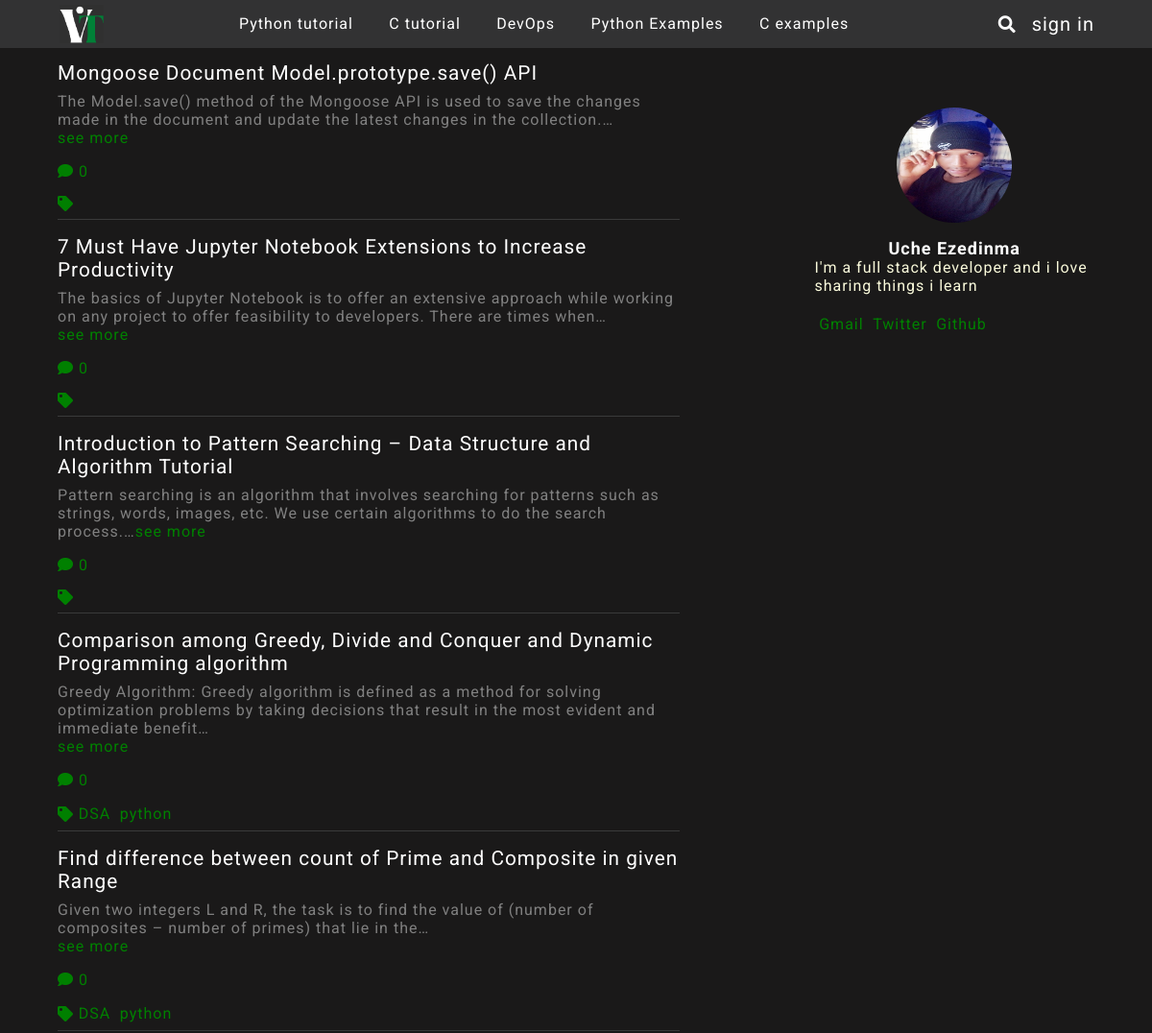
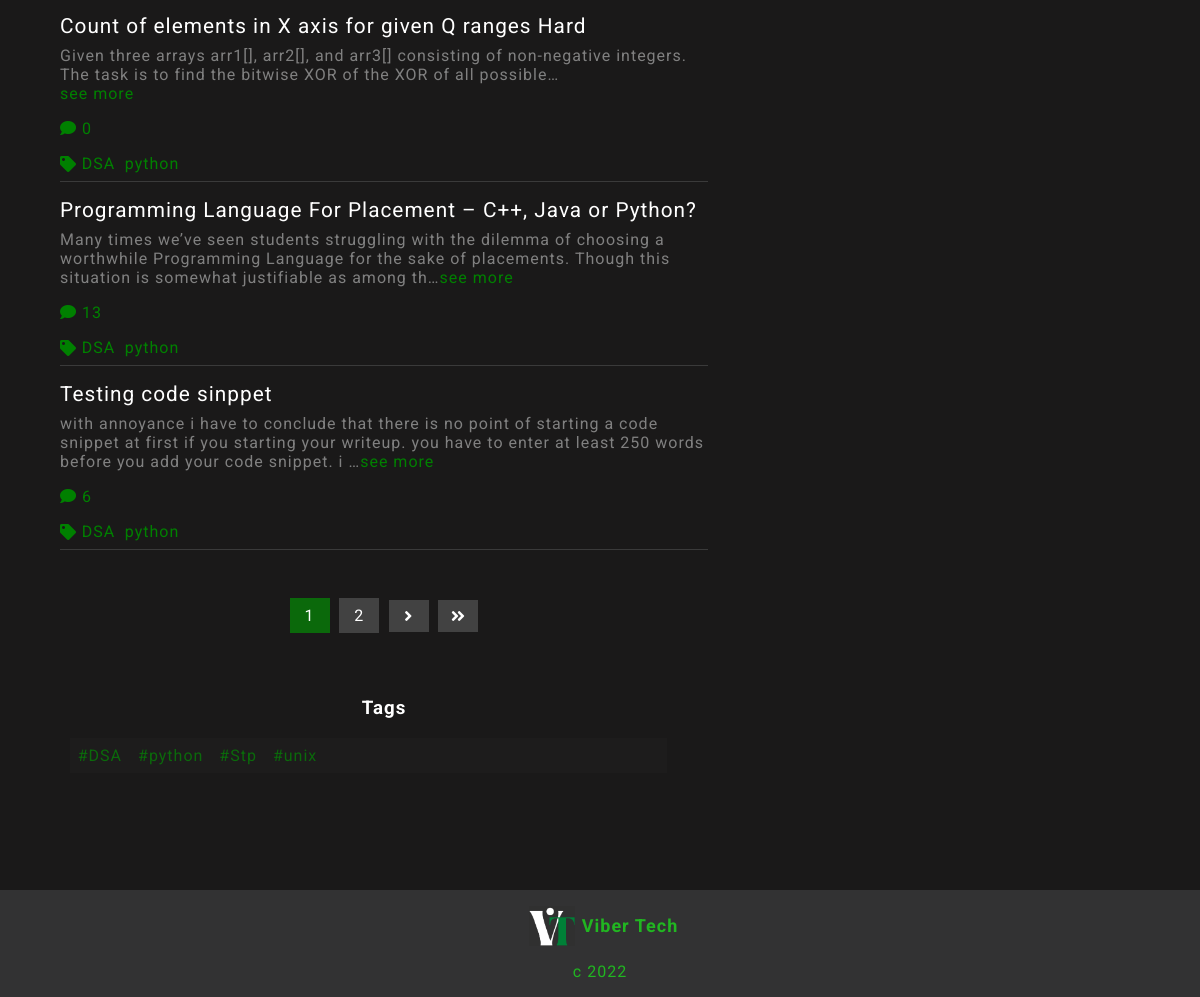
The page / on the database its author committed (2 pictures, top to bottom).
### blog/models.py (models this page shows, shortened)
class Section(models.Model):
    name = models.CharField(max_length=255)
    slug = AutoSlugField(populate_from= 'name',  unique=True, null=True)

class Post(models.Model):
    title = models.CharField(max_length = 500)
    body = RichTextUploadingField()
    author = models.ForeignKey(User, on_delete = models.CASCADE)
    likes = models.ManyToManyField(User, default=None,  related_name="like")
    updated = models.DateTimeField(auto_now = True)
    image = models.ImageField(upload_to = "media/img")
    created = models.DateTimeField(auto_now_add = True)
    status = models.IntegerField(choices=STATUS, default=0)
    category = models.ForeignKey(Section, on_delete=models.CASCADE, blank=True, null=True)
    recommend = models.BooleanField(default=False)
    tags = TaggableManager()
    def num_comments(self):
        return self.comment_set.all().count()
    def like(self, user):
        if user in self.likes.all():
          self.likes.remove(user)
        else:
          self.likes.add(user)
        self.save

### blog/views.py (the view)
# urls.py: path("", HomePage, name='home'),
def HomePage(request):
    posts = Post.objects.all()
    recommended = Post.objects.filter(recommend=True)
    all_tags = Tag.objects.all()
    paginator = Paginator(posts, 8)
    page = request.GET.get('page')
    posts = paginator.get_page(page)
    return render(request, "post/home.html", {'posts':posts, 'recommended':recommended, 'all_tags':all_tags})

### blog/templatetags/cat_menu.py (called while the page is built)
@register.simple_tag
def get_cats():
        return Section.objects.all()

@register.simple_tag
def get_3cats():
        return Section.objects.all()[:3]

### blog/templates/post/home.html (shortened to what this page needs)
{% extends 'base.html' %}
{% load socialaccount %}
{% load static %}
{% block content %}
<div class="posts-about">
	<div class="container">
	<div class="posts">
		{% for post in posts %}
		<div class="post-container">
			<div class="post-title"><a href="{% url 'content' post.id %}">{{post.title}}</a></div>
			<div class="post-body">{{post.body|safe|truncatechars:200}}<span class="color-green"><a href="{% url 'content' post.id %}">see more</a></span></div>
			<div class='action-btns'>
				<i class='fas'>&#xf075;</i> <span>{{post.num_comments}}</span>
			</div>
			<div class='tags'>
				<i class="fas fa-tag"></i>
				<div class="tag-names">
				{% for tag in post.tags.all %}
				<a href="{% url 'tagged' tag.slug %}">{{tag.name}}</a>
				{% endfor %}
			        </div>
			</div>
		</div>
		{% endfor %}
                {% if posts.has_next %}
		<div class="paginator">
			{% for num in posts.paginator.page_range %}
			{% if posts.number == num %}
			<div class="c-num"><a href="">{{num}}</a></div>
			{% elif num > posts.number|add:'-3' and num < posts.number|add:'3' %}
			<div class="num"><a href="?page={{num}}">{{num}}</a></div>
			{% endif %}
			{% endfor %}
			{% if posts.has_next %}
			<div class="num"><a href="?page={{posts.next_page_number}}"><i class='fas fa-angle-right'></i></a></div>
			<div class="num"><a href="?page={{posts.paginator.num_pages}}"><i class='fas fa-angle-double-right'></i></a></div>
			{% endif %}
		</div>
		{% endif %}
		<div class="all-tags">
			<h3>Tags</h3>
		<div class="tag-container">
			{% for tag in all_tags %}
			<a href="{% url 'tagged' tag.slug %}">#{{tag.name}}</a>
			{% endfor %}
		</div>
		</div>
	</div>
	<div class="author-rcm">
		<div class="about-author">
			<img src="{% static '/img/vix.jpeg' %}">
			<div class="author">
				<p class="author-name">Uche Ezedinma</p>
				<p>I'm a full stack developer and i love sharing things i learn</p>
				<div class="social">
					<a href="">Gmail</a>
					<a href="">Twitter</a>
					<a href="">Github</a>
				</div>
			</div>
		</div>
	</div>
</div>
</div>
{% endblock content %}

### blog/templates/base.html (shortened to what this page needs)
{% load static %}
{% load socialaccount %}
{% load cat_menu %}
{% get_cats as categories %}
{% get_3cats as three_categories %}
<!DOCTYPE html>
<html>
<head>
	<link rel="stylesheet" href="{% static 'css/style.css' %}">
	<link rel="stylesheet" href="https://use.fontawesome.com/releases/v5.5.0/css/all.css"
>
	<link rel="stylesheet"
		href="https://maxst.icons8.com/vue-static/landings/line-awesome/line-awesome/1.3.0/css/line-awesome.min.css">
</head>
<body>
	<header>
		<div class="container">
			<div class="head-menu">
				<div class="head-icon">
					<a href="{% url 'home' %}"><img src="{% static '/img/Tc.png' %}"></a>
				</div>
				<div class="big-screen-nav">
					{% for cat in categories %}
					<a href="{% url 'section' cat.slug %}">{{cat.name}}</a>
					{% endfor %}
				</div>
				<div class="search-icon">
					<i class="fa fa-search search-btn" > </i>
                                        <div class="dsign">
					{% if user.is_authenticated %}
					<a href="{% url 'logout' %}"><span class="logout-btn">sign out</span></a>
					{% else %}
					<a><span class="login-btn">sign in</span></a>
					{% endif %}
				        </div>
				</div>
			</div>
		</div>
	</header>
	{% block content %}
	{% endblock %}
	<footer>
		<div class="footer-logo">
			<img src="{% static '/img/Tc.png' %}">
			<h2>Viber Tech</h2>
		</div>
		<p>c {% now "Y" %}</p>
	</footer>
</body>
</html>

### static/css/style.css (style rules this page uses)
body { background: rgb(26, 25, 25); color: #fff; position: relative; min-height: 100%; font-family: 'Roboto', sans-serif; letter-spacing: 1px; }
.container { width: 90%; }
* { padding: 0; margin: 0; }
header { width: 100%; display: flex; justify-content: center; align-items: center; position: fixed; background: #323233; top: 0; left: 0; z-index: 1; }
.head-menu { width: 100%; padding: 0.3em 0; display: flex; justify-content: space-between; align-items: center; margin: auto }
.big-screen-nav { display: flex; justify-content: space-between; align-items: center; width: 60%; }
.big-screen-nav a { color: #fff; margin-right: 0.8em; text-decoration: none; font-size: 1em; }
.head-icon { width: 15%; text-align: left; }
.head-icon img { width: 50px; height: 100%; object-fit: contain; }
.head-icon a { display: block; justify-content: flex-start; align-items: flex-start; float: left; width: 100%; height: 40px; color: rgb(33, 182, 33); text-decoration: none; }
.search-icon { display: flex; justify-content: flex-end; align-items: center; width: 20%; text-align: right; position: relative; }
.search-icon i { font-size: 18px; }
.search-icon a { text-decoration: none; font-size: 20px; margin-left: 0.8em; color: #fff; }
.posts-about { width: 100%; display: flex; justify-content: center; align-items: center; margin-top: 3em; margin-bottom: 8em; padding-bottom: 5em; }
.posts-about .container { display: flex; justify-content: space-between; align-items: flex-start; }
.posts { width: 60%; display: flex; flex-direction: column; align-items:center; justify-content: center; }
.post-container { width: 100%; display: flex; flex-direction: column; justify-content: flex-start; align-items: flex-start; border-bottom: 1px solid rgb(58, 58, 58); margin-top: 1em; }
.post-title { width: 100%; font-size: 1.3em; }
.post-title a { text-decoration: none; color: #fff; }
.post-body { width: 100%; color: grey; margin-bottom: 1em; margin-top: 0.5em; }
.post-body p { width: 100%; }
.color-green a { color: green; text-decoration: none; }
.action-btns { color: green; margin-bottom: 0.5em; }
.tags { display: flex; align-items: center; color: green; margin: 0.5em 0; }
.tag-names { display: flex; align-items: center; flex-wrap: wrap; }
.tags a { text-decoration: none; color: green; margin: 0 0.3em; }
.author-rcm { width: 27%; margin-top: 3em; }
.about-author { display: block; width: 100%; }
.about-author img { width: 120px; height: 120px; border-radius: 50%; display: flex; margin: 1em auto; }
.author { color: rgb(250, 250, 219); }
.author-name { text-align: center; font-weight: bold; font-size: 18px; color: #fff; }
.social { display: flex; margin-top: 1em; }
.social a { text-decoration: none; color: green; margin: 0.3em; }
.paginator { width: 70%; display: flex; justify-content: center; align-items: center; margin: 3em 0; }
.num { width: 40px; margin: 0 0.3em; background:rgb(66, 66, 66); color: white; text-align: center; }
.c-num { width: 40px; margin: 0 0.3em; background:rgb(11, 105, 11); color: white; text-align: center; }
.num a { text-decoration: none; color: #fff; width: 100%; display: flex; text-align: center; justify-content: center; padding: 8px 0; }
.c-num a { text-decoration: none; color: #fff; width: 100%; display: flex; text-align: center; justify-content: center; padding: 8px 0; }
footer { width: 100%; background: #323233; text-align: center; color:rgb(33, 182, 33); padding: 1em 0; position: absolute; bottom: -8em; }
.footer-logo { display: flex; align-items: center; justify-content: center; }
.footer-logo img { width: 60px; height: 40px; object-fit: contain; }
.footer-logo h2 { font-size: 18px; }
footer p { margin-top: 1em; }
.all-tags { width: 97%; text-align: center; display: block; margin: 1em auto; }
.tag-container { width: 95%; display: flex; justify-content: flex-start; flex-wrap: wrap; background:rgb(29, 28, 28); }
.all-tags a { width: auto; color:rgb(11, 105, 11); margin: 0.5em; text-decoration: none; }
.all-tags h3 { margin-bottom: 1em; }

### rows shown on the page
Section: name "Python tutorial"
Section: name "C tutorial"
Section: name "DevOps"
Section: name "Python Examples"
Section: name "C examples"
Post: title "Mongoose Document Model.prototype.save() API", body "The Model.save() method of the Mongoose API is used to save the changes made in the document and update the latest changes in the collection.…", num_comments "0"
Post: title "7 Must Have Jupyter Notebook Extensions to Increase Productivity", body "The basics of Jupyter Notebook is to offer an extensive approach while working on any project to offer feasibility to developers. There are times when…", num_comments "0"
Post: title "Introduction to Pattern Searching – Data Structure and Algorithm Tutorial", body "Pattern searching is an algorithm that involves searching for patterns such as strings, words, images, etc. We use certain algorithms to do the search process.…", num_comments "0"
Post: title "Comparison among Greedy, Divide and Conquer and Dynamic Programming algorithm", body "Greedy Algorithm: Greedy algorithm is defined as a method for solving optimization problems by taking decisions that result in the most evident and immediate benefit…", num_comments "0"
Tag: name "DSA"
Tag: name "python"
Post: title "Find difference between count of Prime and Composite in given Range", body "Given two integers L and R, the task is to find the value of (number of composites – number of primes) that lie in the…", num_comments "0"
Post: title "Count of elements in X axis for given Q ranges Hard", body "Given three arrays arr1[], arr2[], and arr3[] consisting of non-negative integers. The task is to find the bitwise XOR of the XOR of all possible…", num_comments "0"
Post: title "Programming Language For Placement – C++, Java or Python?", body "Many times we’ve seen students struggling with the dilemma of choosing a worthwhile Programming Language for the sake of placements. Though this situation is somewhat justifiable as among th…", num_comments "13"
Post: title "Testing code sinppet", body "with annoyance i have to conclude that there is no point of starting a code snippet at first if you starting your writeup. you have to enter at least 250 words before you add your code snippet. i …", num_comments "6"
Tag: name "Stp"
Tag: name "unix"

### other values the page prints
{{ num }} "1"
{{ num }} "2"
